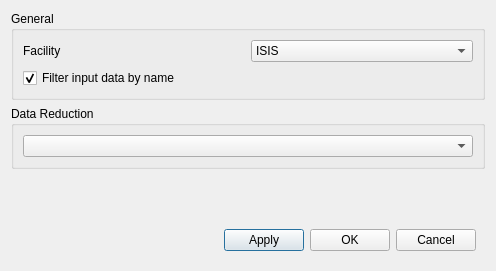
<?xml version="1.0" encoding="UTF-8"?>
<ui version="4.0">
 <class>IndirectSettingsDialog</class>
 <widget class="QDialog" name="IndirectSettingsDialog">
  <property name="geometry">
   <rect>
    <x>0</x>
    <y>0</y>
    <width>496</width>
    <height>271</height>
   </rect>
  </property>
  <property name="minimumSize">
   <size>
    <width>425</width>
    <height>210</height>
   </size>
  </property>
  <property name="windowTitle">
   <string>Indirect Settings</string>
  </property>
  <layout class="QVBoxLayout" name="verticalLayout">
   <item>
    <widget class="QGroupBox" name="gbGeneral">
     <property name="title">
      <string>General</string>
     </property>
     <layout class="QGridLayout" name="gridLayout">
      <item row="0" column="1">
       <widget class="QComboBox" name="cbFacility">
        <item>
         <property name="text">
          <string>ISIS</string>
         </property>
        </item>
        <item>
         <property name="text">
          <string>ILL</string>
         </property>
        </item>
       </widget>
      </item>
      <item row="0" column="0">
       <widget class="QLabel" name="lbFacility">
        <property name="text">
         <string>Facility</string>
        </property>
       </widget>
      </item>
      <item row="2" column="0">
       <widget class="QCheckBox" name="ckFilterDataNames">
        <property name="text">
         <string>Filter input data by name</string>
        </property>
        <property name="checked">
         <bool>true</bool>
        </property>
       </widget>
      </item>
     </layout>
    </widget>
   </item>
   <item>
    <widget class="QGroupBox" name="gbReduction">
     <property name="title">
      <string>Data Reduction</string>
     </property>
     <layout class="QHBoxLayout" name="horizontalLayout_2">
      <item>
       <widget class="MantidQt::MantidWidgets::IndirectInstrumentConfig" name="iicInstrumentConfiguration">
        <property name="sizePolicy">
         <sizepolicy hsizetype="Expanding" vsizetype="Fixed">
          <horstretch>0</horstretch>
          <verstretch>0</verstretch>
         </sizepolicy>
        </property>
        <property name="minimumSize">
         <size>
          <width>100</width>
          <height>0</height>
         </size>
        </property>
        <property name="techniques" stdset="0">
         <stringlist>
          <string>TOF Indirect Geometry Spectroscopy</string>
          <string>Reactor Indirect Geometry Spectroscopy</string>
         </stringlist>
        </property>
        <property name="enableDiffraction" stdset="0">
         <bool>false</bool>
        </property>
        <property name="showInstrumentLabel" stdset="0">
         <bool>false</bool>
        </property>
       </widget>
      </item>
     </layout>
    </widget>
   </item>
   <item>
    <spacer name="verticalSpacer">
     <property name="orientation">
      <enum>Qt::Vertical</enum>
     </property>
     <property name="sizeHint" stdset="0">
      <size>
       <width>20</width>
       <height>54</height>
      </size>
     </property>
    </spacer>
   </item>
   <item>
    <widget class="QFrame" name="frame">
     <layout class="QHBoxLayout" name="horizontalLayout">
      <item>
       <spacer name="horizontalSpacer">
        <property name="orientation">
         <enum>Qt::Horizontal</enum>
        </property>
        <property name="sizeHint" stdset="0">
         <size>
          <width>214</width>
          <height>20</height>
         </size>
        </property>
       </spacer>
      </item>
      <item>
       <widget class="QPushButton" name="pbApply">
        <property name="text">
         <string>Apply</string>
        </property>
       </widget>
      </item>
      <item>
       <widget class="QPushButton" name="pbOk">
        <property name="text">
         <string>OK</string>
        </property>
       </widget>
      </item>
      <item>
       <widget class="QPushButton" name="pbCancel">
        <property name="text">
         <string>Cancel</string>
        </property>
       </widget>
      </item>
     </layout>
    </widget>
   </item>
  </layout>
 </widget>
 <customwidgets>
  <customwidget>
   <class>MantidQt::MantidWidgets::IndirectInstrumentConfig</class>
   <extends>QComboBox</extends>
   <header>MantidQtWidgets/Common/IndirectInstrumentConfig.h</header>
  </customwidget>
 </customwidgets>
 <resources/>
 <connections/>
</ui>
